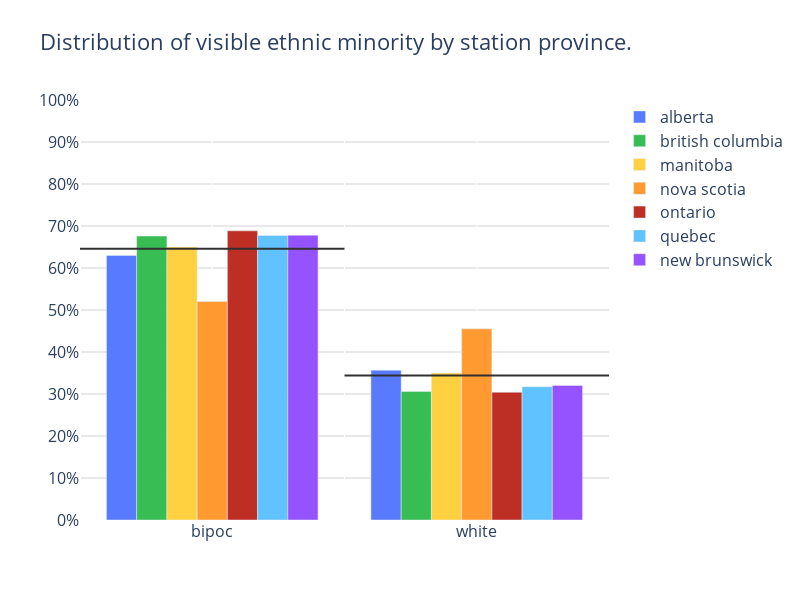

The code cell stored with this chart in its notebook:
### Code cell
named_df = df
named_df['visible_ethnic_minority'].replace(['yes','no'],['bipoc','white'],inplace=True)
plot_categorical_comparison(
                                        categories = named_df['visible_ethnic_minority'], 
                                        compare_by = named_df['station_province'], 
                                        category_filter=['bipoc','white'], 
                                        color_dict=COLOR_DICT )

### Figure 1 — Plotly figure (JSON) as saved in the notebook; plotly's stock layout.template omitted (floating-point values rounded to 4 significant figures)
{"data": [{"marker": {"color": "#587AFF"}, "name": "alberta", "type": "bar", "x": ["bipoc", "white"], "y": [0.6299, 0.3565]}, {"marker": {"color": "#37BD54"}, "name": "british columbia", "type": "bar", "x": ["bipoc", "white"], "y": [0.6761, 0.3062]}, {"marker": {"color": "#FFD140"}, "name": "manitoba", "type": "bar", "x": ["bipoc", "white"], "y": [0.65, 0.35]}, {"marker": {"color": "#FF9A30"}, "name": "nova scotia", "type": "bar", "x": ["bipoc", "white"], "y": [0.5205, 0.4551]}, {"marker": {"color": "#BD2F24"}, "name": "ontario", "type": "bar", "x": ["bipoc", "white"], "y": [0.6885, 0.3042]}, {"marker": {"color": "#60C3FF"}, "name": "quebec", "type": "bar", "x": ["bipoc", "white"], "y": [0.6774, 0.3174]}, {"marker": {"color": "#9552FF"}, "name": "new brunswick", "type": "bar", "x": ["bipoc", "white"], "y": [0.6781, 0.3203]}, {"marker": {"color": "#303030"}, "mode": "lines", "name": "bipoc_average", "showlegend": false, "type": "scatter", "x": [0, 1], "xaxis": "x2", "y": [0.6458, 0.6458]}, {"marker": {"color": "#303030"}, "mode": "lines", "name": "white_average", "showlegend": false, "type": "scatter", "x": [1, 2], "xaxis": "x2", "y": [0.3443, 0.3443]}], "layout": {"barmode": "group", "font": {"size": 16}, "height": 600, "plot_bgcolor": "white", "title": {"text": "Distribution of visible ethnic minority by station province."}, "width": 800, "xaxis2": {"overlaying": "x", "range": [0, 2], "showticklabels": false}, "yaxis": {"dtick": 0.1, "gridcolor": "lightgray", "range": [0, 1], "tickformat": ".0%"}}}
